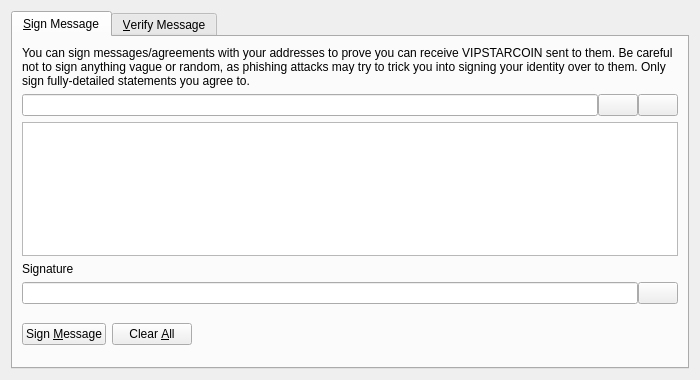
<?xml version="1.0" encoding="UTF-8"?>
<ui version="4.0">
 <class>SignVerifyMessageDialog</class>
 <widget class="QDialog" name="SignVerifyMessageDialog">
  <property name="geometry">
   <rect>
    <x>0</x>
    <y>0</y>
    <width>700</width>
    <height>380</height>
   </rect>
  </property>
  <property name="windowTitle">
   <string>Signatures - Sign / Verify a Message</string>
  </property>
  <property name="modal">
   <bool>true</bool>
  </property>
  <layout class="QVBoxLayout" name="verticalLayout">
   <item>
    <widget class="QTabWidget" name="tabWidget">
     <property name="currentIndex">
      <number>0</number>
     </property>
     <widget class="QWidget" name="tabSignMessage">
      <attribute name="title">
       <string>&amp;Sign Message</string>
      </attribute>
      <layout class="QVBoxLayout" name="verticalLayout_SM">
       <item>
        <widget class="QLabel" name="infoLabel_SM">
         <property name="text">
          <string>You can sign messages/agreements with your addresses to prove you can receive VIPSTARCOIN sent to them. Be careful not to sign anything vague or random, as phishing attacks may try to trick you into signing your identity over to them. Only sign fully-detailed statements you agree to.</string>
         </property>
         <property name="textFormat">
          <enum>Qt::PlainText</enum>
         </property>
         <property name="wordWrap">
          <bool>true</bool>
         </property>
        </widget>
       </item>
       <item>
        <layout class="QHBoxLayout" name="horizontalLayout_1_SM">
         <property name="spacing">
          <number>0</number>
         </property>
         <item>
          <widget class="QValidatedLineEdit" name="addressIn_SM">
           <property name="toolTip">
            <string>The VIPSTARCOIN address to sign the message with</string>
           </property>
          </widget>
         </item>
         <item>
          <widget class="QPushButton" name="addressBookButton_SM">
           <property name="toolTip">
            <string>Choose previously used address</string>
           </property>
           <property name="text">
            <string/>
           </property>
           <property name="icon">
            <iconset resource="../bitcoin.qrc">
             <normaloff>:/icons/address-book</normaloff>:/icons/address-book</iconset>
           </property>
           <property name="shortcut">
            <string>Alt+A</string>
           </property>
           <property name="autoDefault">
            <bool>false</bool>
           </property>
          </widget>
         </item>
         <item>
          <widget class="QPushButton" name="pasteButton_SM">
           <property name="toolTip">
            <string>Paste address from clipboard</string>
           </property>
           <property name="text">
            <string/>
           </property>
           <property name="icon">
            <iconset resource="../bitcoin.qrc">
             <normaloff>:/icons/editpaste</normaloff>:/icons/editpaste</iconset>
           </property>
           <property name="shortcut">
            <string>Alt+P</string>
           </property>
           <property name="autoDefault">
            <bool>false</bool>
           </property>
          </widget>
         </item>
        </layout>
       </item>
       <item>
        <widget class="QPlainTextEdit" name="messageIn_SM">
         <property name="toolTip">
          <string>Enter the message you want to sign here</string>
         </property>
        </widget>
       </item>
       <item>
        <widget class="QLabel" name="signatureLabel_SM">
         <property name="text">
          <string>Signature</string>
         </property>
         <property name="textFormat">
          <enum>Qt::PlainText</enum>
         </property>
        </widget>
       </item>
       <item>
        <layout class="QHBoxLayout" name="horizontalLayout_2_SM">
         <property name="spacing">
          <number>0</number>
         </property>
         <item>
          <widget class="QLineEdit" name="signatureOut_SM">
           <property name="font">
            <font>
             <italic>true</italic>
            </font>
           </property>
           <property name="readOnly">
            <bool>true</bool>
           </property>
          </widget>
         </item>
         <item>
          <widget class="QPushButton" name="copySignatureButton_SM">
           <property name="toolTip">
            <string>Copy the current signature to the system clipboard</string>
           </property>
           <property name="text">
            <string/>
           </property>
           <property name="icon">
            <iconset resource="../bitcoin.qrc">
             <normaloff>:/icons/editcopy</normaloff>:/icons/editcopy</iconset>
           </property>
           <property name="autoDefault">
            <bool>false</bool>
           </property>
          </widget>
         </item>
        </layout>
       </item>
       <item>
        <layout class="QHBoxLayout" name="horizontalLayout_3_SM">
         <item>
          <widget class="QPushButton" name="signMessageButton_SM">
           <property name="toolTip">
            <string>Sign the message to prove you own this VIPSTARCOIN address</string>
           </property>
           <property name="text">
            <string>Sign &amp;Message</string>
           </property>
           <property name="icon">
            <iconset resource="../bitcoin.qrc">
             <normaloff>:/icons/edit</normaloff>:/icons/edit</iconset>
           </property>
           <property name="autoDefault">
            <bool>false</bool>
           </property>
          </widget>
         </item>
         <item>
          <widget class="QPushButton" name="clearButton_SM">
           <property name="toolTip">
            <string>Reset all sign message fields</string>
           </property>
           <property name="text">
            <string>Clear &amp;All</string>
           </property>
           <property name="icon">
            <iconset resource="../bitcoin.qrc">
             <normaloff>:/icons/remove</normaloff>:/icons/remove</iconset>
           </property>
           <property name="autoDefault">
            <bool>false</bool>
           </property>
          </widget>
         </item>
         <item>
          <spacer name="horizontalSpacer_1_SM">
           <property name="orientation">
            <enum>Qt::Horizontal</enum>
           </property>
           <property name="sizeHint" stdset="0">
            <size>
             <width>40</width>
             <height>48</height>
            </size>
           </property>
          </spacer>
         </item>
         <item>
          <widget class="QLabel" name="statusLabel_SM">
           <property name="font">
            <font>
             <weight>75</weight>
             <bold>true</bold>
            </font>
           </property>
           <property name="text">
            <string/>
           </property>
           <property name="wordWrap">
            <bool>true</bool>
           </property>
          </widget>
         </item>
         <item>
          <spacer name="horizontalSpacer_2_SM">
           <property name="orientation">
            <enum>Qt::Horizontal</enum>
           </property>
           <property name="sizeHint" stdset="0">
            <size>
             <width>40</width>
             <height>48</height>
            </size>
           </property>
          </spacer>
         </item>
        </layout>
       </item>
      </layout>
     </widget>
     <widget class="QWidget" name="tabVerifyMessage">
      <attribute name="title">
       <string>&amp;Verify Message</string>
      </attribute>
      <layout class="QVBoxLayout" name="verticalLayout_VM">
       <item>
        <widget class="QLabel" name="infoLabel_VM">
         <property name="text">
          <string>Enter the receiver's address, message (ensure you copy line breaks, spaces, tabs, etc. exactly) and signature below to verify the message. Be careful not to read more into the signature than what is in the signed message itself, to avoid being tricked by a man-in-the-middle attack. Note that this only proves the signing party receives with the address, it cannot prove sendership of any transaction!</string>
         </property>
         <property name="textFormat">
          <enum>Qt::PlainText</enum>
         </property>
         <property name="alignment">
          <set>Qt::AlignLeading|Qt::AlignLeft|Qt::AlignTop</set>
         </property>
         <property name="wordWrap">
          <bool>true</bool>
         </property>
        </widget>
       </item>
       <item>
        <layout class="QHBoxLayout" name="horizontalLayout_1_VM">
         <property name="spacing">
          <number>0</number>
         </property>
         <item>
          <widget class="QValidatedLineEdit" name="addressIn_VM">
           <property name="toolTip">
            <string>The VIPSTARCOIN address the message was signed with</string>
           </property>
          </widget>
         </item>
         <item>
          <widget class="QPushButton" name="addressBookButton_VM">
           <property name="toolTip">
            <string>Choose previously used address</string>
           </property>
           <property name="text">
            <string/>
           </property>
           <property name="icon">
            <iconset resource="../bitcoin.qrc">
             <normaloff>:/icons/address-book</normaloff>:/icons/address-book</iconset>
           </property>
           <property name="shortcut">
            <string>Alt+A</string>
           </property>
           <property name="autoDefault">
            <bool>false</bool>
           </property>
          </widget>
         </item>
        </layout>
       </item>
       <item>
        <widget class="QPlainTextEdit" name="messageIn_VM"/>
       </item>
       <item>
        <widget class="QValidatedLineEdit" name="signatureIn_VM"/>
       </item>
       <item>
        <layout class="QHBoxLayout" name="horizontalLayout_2_VM">
         <item>
          <widget class="QPushButton" name="verifyMessageButton_VM">
           <property name="toolTip">
            <string>Verify the message to ensure it was signed with the specified VIPSTARCOIN address</string>
           </property>
           <property name="text">
            <string>Verify &amp;Message</string>
           </property>
           <property name="icon">
            <iconset resource="../bitcoin.qrc">
             <normaloff>:/icons/transaction_0</normaloff>:/icons/transaction_0</iconset>
           </property>
           <property name="autoDefault">
            <bool>false</bool>
           </property>
          </widget>
         </item>
         <item>
          <widget class="QPushButton" name="clearButton_VM">
           <property name="toolTip">
            <string>Reset all verify message fields</string>
           </property>
           <property name="text">
            <string>Clear &amp;All</string>
           </property>
           <property name="icon">
            <iconset resource="../bitcoin.qrc">
             <normaloff>:/icons/remove</normaloff>:/icons/remove</iconset>
           </property>
           <property name="autoDefault">
            <bool>false</bool>
           </property>
          </widget>
         </item>
         <item>
          <spacer name="horizontalSpacer_1_VM">
           <property name="orientation">
            <enum>Qt::Horizontal</enum>
           </property>
           <property name="sizeHint" stdset="0">
            <size>
             <width>40</width>
             <height>48</height>
            </size>
           </property>
          </spacer>
         </item>
         <item>
          <widget class="QLabel" name="statusLabel_VM">
           <property name="font">
            <font>
             <weight>75</weight>
             <bold>true</bold>
            </font>
           </property>
           <property name="text">
            <string/>
           </property>
           <property name="wordWrap">
            <bool>true</bool>
           </property>
          </widget>
         </item>
         <item>
          <spacer name="horizontalSpacer_2_VM">
           <property name="orientation">
            <enum>Qt::Horizontal</enum>
           </property>
           <property name="sizeHint" stdset="0">
            <size>
             <width>40</width>
             <height>48</height>
            </size>
           </property>
          </spacer>
         </item>
        </layout>
       </item>
      </layout>
     </widget>
    </widget>
   </item>
  </layout>
 </widget>
 <customwidgets>
  <customwidget>
   <class>QValidatedLineEdit</class>
   <extends>QLineEdit</extends>
   <header>qvalidatedlineedit.h</header>
  </customwidget>
 </customwidgets>
 <resources>
  <include location="../bitcoin.qrc"/>
 </resources>
 <connections/>
</ui>
